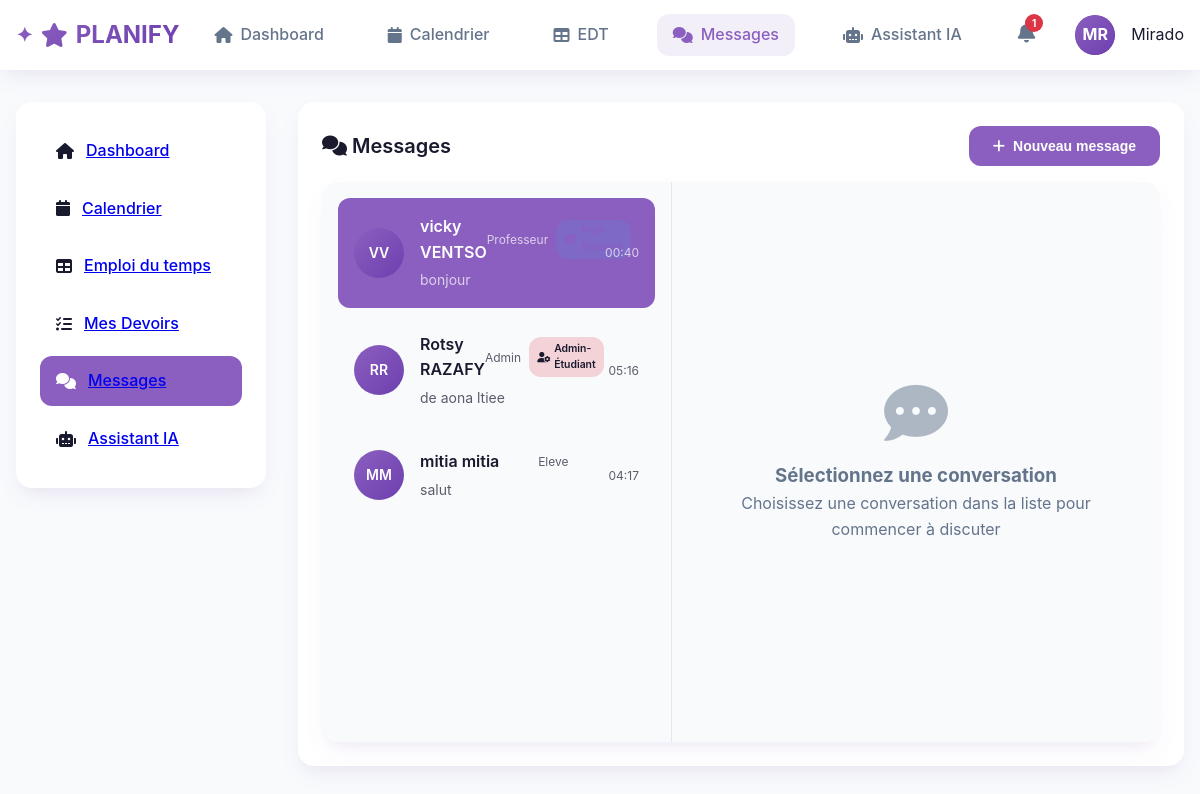
Screenshot of /chat (signed in) with the database file from the repository.
### models/user.py (models this page shows, shortened)
class User(UserMixin, db.Model):
    __tablename__ = 'users'
    id = db.Column(db.Integer, primary_key=True)
    email = db.Column(db.String(120), unique=True, nullable=False)
    password_hash = db.Column(db.String(256), nullable=False)
    nom = db.Column(db.String(64), nullable=False)
    prenom = db.Column(db.String(64), nullable=False)
    role = db.Column(db.String(20), nullable=False)  # admin, professeur, eleve
    photo = db.Column(db.String(256), default='default.jpg')
    created_at = db.Column(db.DateTime, default=datetime.utcnow)
    is_active = db.Column(db.Boolean, default=True)
    profile_photo = db.Column(db.String(255), nullable=True)
    bio = db.Column(db.Text, nullable=True)
    phone = db.Column(db.String(20), nullable=True)
    birth_date = db.Column(db.Date, nullable=True)
    email_notifications = db.Column(db.Boolean, default=True)
    homework_reminders = db.Column(db.Boolean, default=True)
    theme = db.Column(db.String(10), default='light')  # light, dark, auto
    language = db.Column(db.String(5), default='fr')
    events = db.relationship('Event', backref='author', lazy='dynamic')
    courses_teaching = db.relationship('Course', backref='teacher', lazy='dynamic')
    sent_messages = db.relationship('Message', foreign_keys='Message.sender_id', backref='sender', lazy='dynamic')
    chats_started = db.relationship('ChatRoom', foreign_keys='ChatRoom.user1_id', backref='user1', lazy='dynamic')
    chats_received = db.relationship('ChatRoom', foreign_keys='ChatRoom.user2_id', backref='user2', lazy='dynamic')
    ai_chats = db.relationship('AIChat', backref='user', lazy='dynamic')
    def get_initials(self):
        return f"{self.prenom[0]}{self.nom[0]}".upper()

### models/chat.py (models this page shows, shortened)
class Message(db.Model):
    __tablename__ = 'messages'
    id = db.Column(db.Integer, primary_key=True)
    content = db.Column(db.Text, nullable=False)
    chat_id = db.Column(db.Integer, db.ForeignKey('chat_rooms.id'), nullable=False)
    sender_id = db.Column(db.Integer, db.ForeignKey('users.id'), nullable=False)
    read = db.Column(db.Boolean, default=False)
    created_at = db.Column(db.DateTime, default=datetime.utcnow)

### app.py (the view)
@app.route('/chat')
@login_required
def chat_inbox():
    user_chats = db.session.query(ChatRoom).filter(
        (ChatRoom.user1_id == current_user.id) |
        (ChatRoom.user2_id == current_user.id)
    ).all()
    conversations = []
    for chat in user_chats:
        if chat.user1_id == current_user.id:
            other_user = User.query.get(chat.user2_id)
        else:
            other_user = User.query.get(chat.user1_id)
        last_message = Message.query.filter_by(chat_id=chat.id).order_by(Message.created_at.desc()).first()
        unread_count = Message.query.filter_by(chat_id=chat.id, read=False).filter(Message.sender_id != current_user.id).count()
        conversations.append({
            'chat': chat,
            'other_user': other_user,
            'last_message': last_message,
            'unread_count': unread_count
        })
    users = User.query.filter(User.id != current_user.id).all()
    return render_template('inbox.html',
                         conversations=conversations,
                         users=users)

### app.py (called while the page is built)
@login_manager.user_loader
def load_user(user_id):
    return User.query.get(int(user_id))

### templates/inbox.html (shortened to what this page needs)
{% extends "base.html" %}
{% block content %}
<div class="card">
    <div class="card-header">
        <h1 class="card-title">
            <i class="fas fa-comments"></i>
            Messages
        </h1>
        <button class="btn btn-primary" onclick="openNewChatModal()">
            <i class="fas fa-plus"></i>
            Nouveau message
        </button>
    </div>
    <div class="chat-inbox">
        <div class="conversations-sidebar">
            <div class="conversations-list">
                {% for conv in conversations %}
                <div class="conversation-item {% if loop.first %}active{% endif %}"
                     onclick="openChat({{ conv.chat.id }})">
                    <div class="conversation-avatar">
                        {{ conv.other_user.get_initials() }}
                    </div>
                    <div class="conversation-info">
                        <div class="conversation-header">
                            <span class="conversation-name">{{ conv.other_user.prenom }} {{ conv.other_user.nom }}</span>
                            <div class="conversation-badges">
                                <span class="conversation-role">{{ conv.other_user.role }}</span>
                                {% if conv.chat.channel_type %}
                                <span class="channel-type-badge channel-{{ conv.chat.channel_type }}">
                                    {% if conv.chat.channel_type == 'prof_student' %}
                                        <i class="fas fa-graduation-cap"></i> Prof-Étudiant
                                    {% elif conv.chat.channel_type == 'prof_admin' %}
                                        <i class="fas fa-user-shield"></i> Prof-Admin
                                    {% elif conv.chat.channel_type == 'admin_student' %}
                                        <i class="fas fa-user-cog"></i> Admin-Étudiant
                                    {% endif %}
                                </span>
                                {% endif %}
                            </div>
                        </div>
                        <div class="conversation-preview">
                            {% if conv.last_message %}
                                {{ conv.last_message.content[:50] }}{% if conv.last_message.content|length > 50 %}...{% endif %}
                            {% else %}
                                Aucun message
                            {% endif %}
                        </div>
                    </div>
                    <div class="conversation-meta">
                        {% if conv.last_message %}
                        <span class="conversation-time">
                            {{ conv.last_message.created_at.strftime('%H:%M') }}
                        </span>
                        {% endif %}
                    </div>
                </div>
                {% endfor %}
            </div>
        </div>
        <div class="chat-area">
            <div class="chat-placeholder">
                <i class="fas fa-comment-dots"></i>
                <h3>Sélectionnez une conversation</h3>
                <p>Choisissez une conversation dans la liste pour commencer à discuter</p>
            </div>
        </div>
    </div>
</div>
{% endblock %}

### templates/base.html (shortened to what this page needs)
<!DOCTYPE html>
<html lang="fr">
<head>
    <link rel="stylesheet" href="{{ url_for('static', filename='css/style.css') }}">
    <link href="https://cdnjs.cloudflare.com/ajax/libs/font-awesome/6.0.0/css/all.min.css" rel="stylesheet">
</head>
<body>
    <nav class="navbar">
        <div class="navbar-container">
            <div class="logo">
                <i class="fas fa-star"></i>
                PLANIFY
            </div>
            {% if current_user.is_authenticated %}
            <div class="nav-links">
                <a href="{{ url_for('dashboard') }}" class="nav-link {% if request.endpoint == 'dashboard' %}active{% endif %}">
                    <i class="fas fa-home"></i>
                    Dashboard
                </a>
                <a href="{{ url_for('calendar') }}" class="nav-link {% if request.endpoint == 'calendar' %}active{% endif %}">
                    <i class="fas fa-calendar"></i>
                    Calendrier
                </a>
                <a href="{{ url_for('edt') }}" class="nav-link {% if request.endpoint == 'edt' %}active{% endif %}">
                    <i class="fas fa-table"></i>
                    EDT
                </a>
                <a href="{{ url_for('chat_inbox') }}" class="nav-link {% if request.endpoint == 'chat_inbox' %}active{% endif %}">
                    <i class="fas fa-comments"></i>
                    Messages
                </a>
                <a href="{{ url_for('ai_chat') }}" class="nav-link {% if request.endpoint == 'ai_chat' %}active{% endif %}">
                    <i class="fas fa-robot"></i>
                    Assistant IA
                </a>
                {% if current_user.role == 'eleve' %}
                {% include 'notifications.html' %}
                {% endif %}
                <div class="user-menu">
                    <div class="user-avatar" onclick="toggleUserDropdown()">
                        {% if current_user.profile_photo %}
                        <img src="{{ url_for('static', filename='uploads/profiles/' + current_user.profile_photo) }}"
                             alt="Photo de profil" class="profile-photo">
                        {% else %}
                        <div class="avatar-initials">{{ current_user.get_initials() }}</div>
                        {% endif %}
                    </div>
                    <span class="user-name">{{ current_user.prenom }}</span>
                </div>
            </div>
            {% endif %}
        </div>
    </nav>
    <div class="main-container">
        {% if current_user.is_authenticated %}
        <aside class="sidebar">
            <ul class="sidebar-menu">
                <li class="sidebar-item {% if request.endpoint == 'dashboard' %}active{% endif %}">
                    <i class="fas fa-home"></i>
                    <a href="{{ url_for('dashboard') }}">Dashboard</a>
                </li>
                <li class="sidebar-item {% if request.endpoint == 'calendar' %}active{% endif %}">
                    <i class="fas fa-calendar"></i>
                    <a href="{{ url_for('calendar') }}">Calendrier</a>
                </li>
                <li class="sidebar-item {% if request.endpoint == 'edt' %}active{% endif %}">
                    <i class="fas fa-table"></i>
                    <a href="{{ url_for('edt') }}">Emploi du temps</a>
                </li>
                {% if current_user.role in ['eleve', 'professeur', 'admin'] %}
                <li class="sidebar-item {% if request.endpoint in ['homework', 'homework_detail'] %}active{% endif %}">
                    <i class="fas fa-tasks"></i>
                    <a href="{{ url_for('homework') }}">
                        {% if current_user.role == 'admin' %}Gestion Devoirs{% else %}Mes Devoirs{% endif %}
                    </a>
                </li>
                {% endif %}
                <li class="sidebar-item {% if request.endpoint == 'chat_inbox' %}active{% endif %}">
                    <i class="fas fa-comments"></i>
                    <a href="{{ url_for('chat_inbox') }}">Messages</a>
                </li>
                <li class="sidebar-item {% if request.endpoint == 'ai_chat' %}active{% endif %}">
                    <i class="fas fa-robot"></i>
                    <a href="{{ url_for('ai_chat') }}">Assistant IA</a>
                </li>
            </ul>
        </aside>
        {% endif %}
        <main class="content">
            {% block content %}{% endblock %}
        </main>
    </div>
</body>
</html>

### templates/notifications.html (shortened to what this page needs)
<div class="notifications-container" id="notificationsContainer">
    <div class="notifications-bell" onclick="toggleNotifications()">
        <i class="fas fa-bell"></i>
        <span class="notification-badge" id="notificationBadge" style="display: none;">0</span>
    </div>
</div>

### static/css/style.css (style rules this page uses)
:root { --primary: #8B5FBF; --primary-dark: #6D3FAF; --secondary: #FF6B9D; --accent: #00D4AA; --dark: #1A1A2E; --light: #F8FAFC; --gray: #64748B; --gray-light: #E2E8F0; --gradient-primary: linear-gradient(135deg, #8B5FBF 0%, #6D3FAF 100%); --gradient-secondary: linear-gradient(135deg, #FF6B9D 0%, #FF8E53 100%); --gradient-accent: linear-gradient(135deg, #00D4AA 0%, #00B8BA 100%); --shadow: 0 10px 25px -5px rgba(139, 95, 191, 0.1), 0 10px 10px -5px rgba(139, 95, 191, 0.04); --shadow-lg: 0 20px 25px -5px rgba(139, 95, 191, 0.1), 0 10px 10px -5px rgba(139, 95, 191, 0.04); --border-radius: 12px; --border-radius-lg: 16px; }
* { margin: 0; padding: 0; box-sizing: border-box; }
body { font-family: 'Inter', -apple-system, BlinkMacSystemFont, sans-serif; background: var(--light); color: var(--dark); line-height: 1.6; }
.navbar { background: white; box-shadow: var(--shadow); position: sticky; top: 0; z-index: 1000; }
.navbar-container { max-width: 1200px; margin: 0 auto; padding: 0 1rem; display: flex; justify-content: space-between; align-items: center; height: 70px; }
.logo { font-size: 1.5rem; font-weight: 700; background: var(--gradient-primary); -webkit-background-clip: text; -webkit-text-fill-color: transparent; background-clip: text; display: flex; align-items: center; gap: 0.5rem; }
.logo::before { content: "✦"; font-size: 1.25rem; }
.nav-links { display: flex; gap: 2rem; align-items: center; }
.nav-link { text-decoration: none; color: var(--gray); font-weight: 500; padding: 0.5rem 1rem; border-radius: var(--border-radius); transition: all 0.3s ease; display: flex; align-items: center; gap: 0.5rem; }
.nav-link:hover, .nav-link.active { color: var(--primary); background: rgba(139, 95, 191, 0.1); }
.user-menu { display: flex; align-items: center; gap: 1rem; }
.user-avatar { width: 40px; height: 40px; border-radius: 50%; background: var(--gradient-primary); display: flex; align-items: center; justify-content: center; color: white; font-weight: 600; font-size: 0.875rem; }
.main-container { max-width: 1200px; margin: 2rem auto; padding: 0 1rem; display: grid; grid-template-columns: 250px 1fr; gap: 2rem; }
.sidebar { background: white; border-radius: var(--border-radius-lg); padding: 1.5rem; box-shadow: var(--shadow); height: fit-content; }
.sidebar-menu { list-style: none; display: flex; flex-direction: column; gap: 0.5rem; }
.sidebar-item { padding: 0.75rem 1rem; border-radius: var(--border-radius); cursor: pointer; transition: all 0.3s ease; display: flex; align-items: center; gap: 0.75rem; font-weight: 500; text-decoration: none; color: inherit; }
.sidebar-item:hover, .sidebar-item.active { background: var(--primary); color: white; }
.content { min-height: 80vh; }
.card { background: white; border-radius: var(--border-radius-lg); padding: 1.5rem; box-shadow: var(--shadow); margin-bottom: 1.5rem; }
.card-header { display: flex; justify-content: space-between; align-items: center; margin-bottom: 1rem; }
.card-title { font-size: 1.25rem; font-weight: 600; color: var(--dark); }
.btn { padding: 0.75rem 1.5rem; border: none; border-radius: var(--border-radius); font-weight: 600; cursor: pointer; transition: all 0.3s ease; text-decoration: none; display: inline-flex; align-items: center; gap: 0.5rem; font-size: 0.875rem; }
.btn-primary { background: var(--primary); color: white; }

### templates/base.html (style rules this page uses)
.user-avatar { position: relative; cursor: pointer; width: 40px; height: 40px; border-radius: 50%; overflow: hidden; display: flex; align-items: center; justify-content: center; transition: all 0.3s ease; }
.avatar-initials { background: var(--gradient-primary); color: white; font-weight: 700; font-size: 1rem; width: 100%; height: 100%; display: flex; align-items: center; justify-content: center; border-radius: 50%; }
.user-menu { position: relative; }

### templates/notifications.html (style rules this page uses)
.notifications-container { position: relative; display: inline-block; }
.notifications-bell { position: relative; cursor: pointer; padding: 0.5rem; border-radius: 50%; transition: all 0.3s ease; color: var(--gray); }
.notifications-bell i { font-size: 1.25rem; }
.notification-badge { position: absolute; top: 0; right: 0; background: #dc3545; color: white; border-radius: 50%; width: 18px; height: 18px; font-size: 0.625rem; font-weight: 700; display: flex; align-items: center; justify-content: center; animation: pulse 2s infinite; }

### rows the page displays
User: get_initials "MR", prenom "Mirado"
User: other_user.get_initials "VV", other_user.prenom "vicky", other_user.nom "VENTSO", other_user.role "Professeur"
Message: last_message "bonjour", last_message.created_at "00:40"
User: other_user.get_initials "RR", other_user.prenom "Rotsy", other_user.nom "RAZAFY", other_user.role "Admin"
Message: last_message "de aona ltiee", last_message.created_at "05:16"
User: other_user.get_initials "MM", other_user.prenom "mitia", other_user.nom "mitia", other_user.role "Eleve"
Message: last_message "salut", last_message.created_at "04:17"
